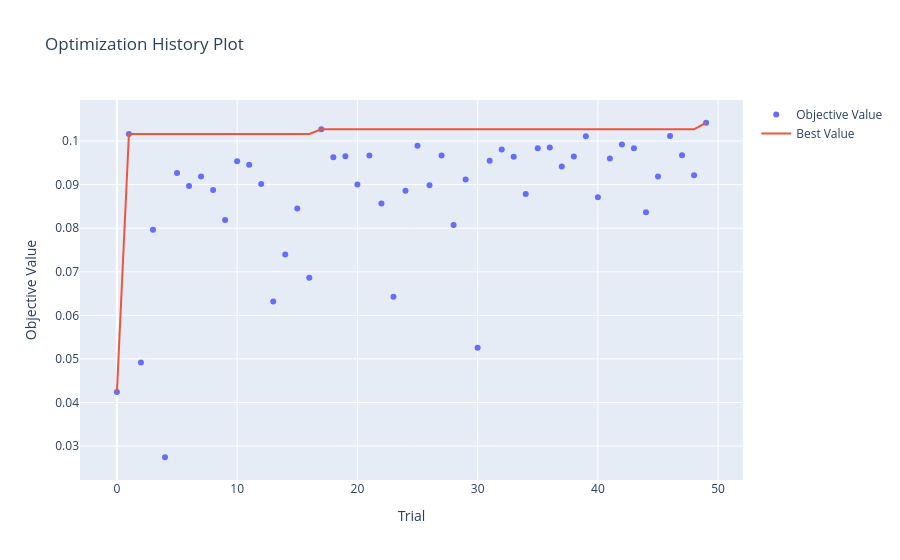

Source (notebook cell):
### Markdown cell above
### Optuna Diagnostics

The optimization history plot shows how Optuna converges: it typically finds a strong region within the first 5 trials and spends the rest verifying there isn't a better basin nearby. The parameter importance plot reveals which hyperparameters matter most for model performance.

### Code cell
from optuna.visualization import plot_optimization_history

optuna_hist_fig = plot_optimization_history(study)
optuna_hist_fig.show()

### Figure 1 — Plotly figure (JSON) as saved in the notebook; plotly's stock layout.template omitted (floating-point values rounded to 4 significant figures)
{"data": [{"mode": "markers", "name": "Objective Value", "type": "scatter", "x": [0, 1, 2, 3, 4, 5, 6, 7, 8, 9, 10, 11, 12, 13, 14, 15, 16, 17, 18, 19, 20, 21, 22, 23, 24, 25, 26, 27, 28, 29, 30, 31, 32, 33, 34, 35, 36, 37, 38, 39, 40, 41, 42, 43, 44, 45, 46, 47, 48, 49], "y": [0.04238, 0.1016, 0.04916, 0.07964, 0.02743, 0.09265, 0.08968, 0.09185, 0.08877, 0.08186, 0.09536, 0.09454, 0.09012, 0.06315, 0.07395, 0.08451, 0.06861, 0.1027, 0.09628, 0.0965, 0.09001, 0.09666, 0.08569, 0.06428, 0.08859, 0.09889, 0.08985, 0.09667, 0.08076, 0.09119, 0.05256, 0.09548, 0.09808, 0.09641, 0.08785, 0.09837, 0.09852, 0.09416, 0.09645, 0.1011, 0.08711, 0.09601, 0.0992, 0.09835, 0.08367, 0.09184, 0.1012, 0.09672, 0.09215, 0.1042]}, {"mode": "lines", "name": "Best Value", "type": "scatter", "x": [0, 1, 2, 3, 4, 5, 6, 7, 8, 9, 10, 11, 12, 13, 14, 15, 16, 17, 18, 19, 20, 21, 22, 23, 24, 25, 26, 27, 28, 29, 30, 31, 32, 33, 34, 35, 36, 37, 38, 39, 40, 41, 42, 43, 44, 45, 46, 47, 48, 49], "y": [0.04238, 0.1016, 0.1016, 0.1016, 0.1016, 0.1016, 0.1016, 0.1016, 0.1016, 0.1016, 0.1016, 0.1016, 0.1016, 0.1016, 0.1016, 0.1016, 0.1016, 0.1027, 0.1027, 0.1027, 0.1027, 0.1027, 0.1027, 0.1027, 0.1027, 0.1027, 0.1027, 0.1027, 0.1027, 0.1027, 0.1027, 0.1027, 0.1027, 0.1027, 0.1027, 0.1027, 0.1027, 0.1027, 0.1027, 0.1027, 0.1027, 0.1027, 0.1027, 0.1027, 0.1027, 0.1027, 0.1027, 0.1027, 0.1027, 0.1042]}, {"marker": {"color": "#cccccc"}, "mode": "markers", "name": "Infeasible Trial", "showlegend": false, "type": "scatter", "x": [], "y": []}], "layout": {"title": {"text": "Optimization History Plot"}, "xaxis": {"title": {"text": "Trial"}}, "yaxis": {"title": {"text": "Objective Value"}}}}
